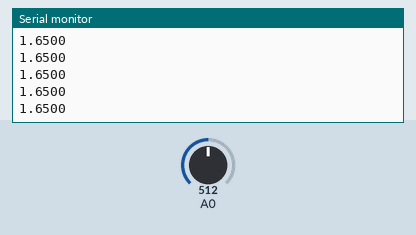
Simulated run of this sketch. Board: Arduino Uno, built with avr-gcc and run on an emulated ATmega328P. Shown: the last lines printed to the serial monitor. The inputs (shaded band) are chosen by the test bench; at power-on: A0 = 512.

Above: at 1.2 s.
1.3 s: A0 set to 716
At 2.0 s:
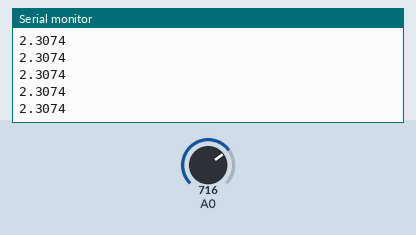
2.8 s: A0 set to 900
At 3.6 s:
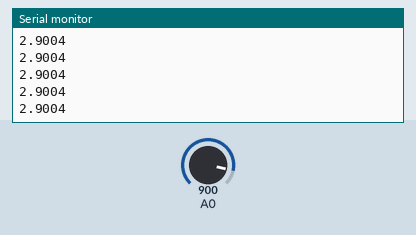
Timing chart, 0 to 5.8 s (numbered marks = the images above; inputs shaded):
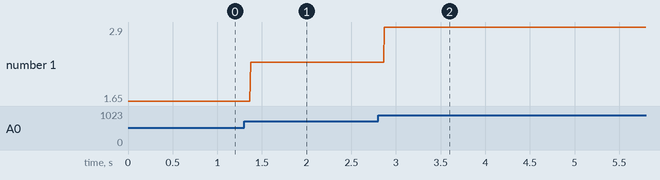

The sketch:

06_Potentiometer02.ino
```cpp
void setup() {
   Serial.begin(9600);
}

void loop() {
   int signalLevel = analogRead(A0);
   float voltage = signalLevel * 3.3/1024.0;
   Serial.println( voltage, 4 );
}
```

Measured:
- after the input at 1.3 s, the serial monitor: prints a new line after 0.07 s (image 1)
- after the input at 2.8 s, the serial monitor: prints a new line after 0.07 s (image 2)
- plotted number 1: 1.65 → 2.31 after the input at 1.3 s, 2.31 → 2.9 after the input at 2.8 s
